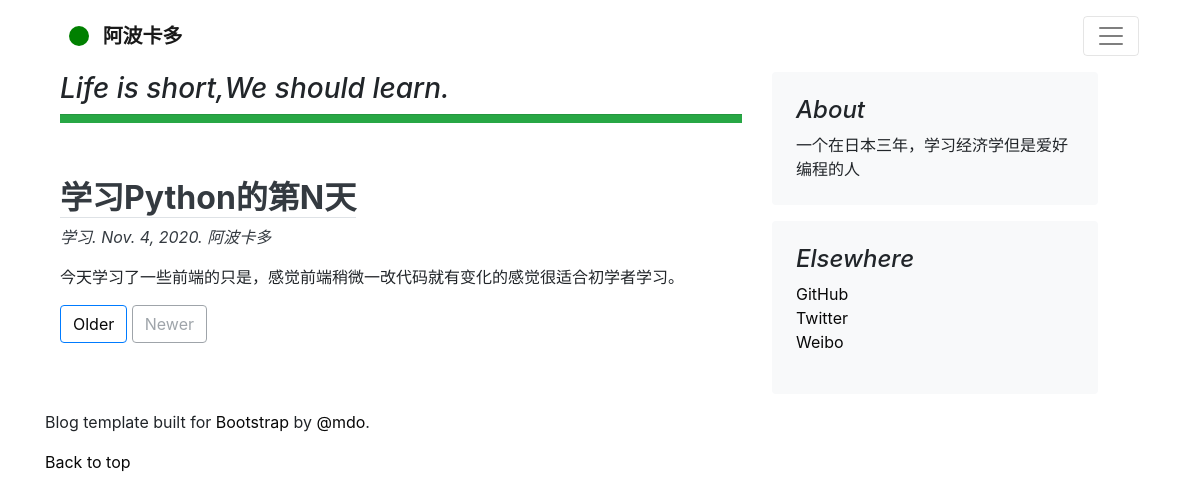
Page /posts/2/ on the committed database.
### blog/models.py (models this page shows, shortened)
class Post(models.Model):
    title = models.CharField(max_length=70)
    body = models.TextField()
    summary = models.TextField(max_length=200, blank=True)
    created_time = models.DateField(auto_now_add=True)
    modified_time = models.DateField(auto_now=True)
    category = models.ForeignKey(Category, on_delete=models.CASCADE)
    tag = models.ManyToManyField(Tag, blank=True)
    author = models.CharField(max_length=20, default='阿波卡多')
    objects = PostQuerySet.as_manager()
    class Meta:
        verbose_name_plural = "文章"

class Category(models.Model):
    name = models.CharField(max_length=100)
    class Meta:
        verbose_name_plural = "种类"
    def __str__(self):
        return self.name

### blog/views.py (the view)
# urls.py: path('posts/<int:pk>/', views.detail, name='detail'),
def detail(request, pk):
    post = get_object_or_404(Post, pk=pk)
    md = markdown.Markdown(extensions=[
        'markdown.extensions.extra',
        'markdown.extensions.toc',
        TocExtension(slugify=slugify),
    ])
    post.body = md.convert(post.body)
    m = re.search(r'<div class="toc">\s*<ul>(.*)</ul>\s*</div>', md.toc, re.S)
    post.toc = m.group(1) if m is not None else ''
    content = {
        "post": post
    }
    return render(request, 'blog/detail.html', content)

### templates/blog/detail.html (shortened to what this page needs)
{% extends 'Base.html' %}
{% block main %}
<main role="main" class="container">
  <div class="row">
    <div class="col-md-8 blog-main">
      <h3 class="pb-4 mb-4 font-italic ">
        Life is short,We should learn.
          <hr class="py-1 my-2 bg-success">
      </h3>
      <div class="blog-post">
        <h2 class="blog-post-title">
        <a href="#" class="text-dark text-decoration-none font-weight-bold border-bottom">{{ post.title }}</a>
        </h2>
        <p class="blog-post-meta ">
        <a href="#" class="text-dark font-italic">{{ post.category }}.</a>
        <a href="#" class="text-dark font-italic">{{ post.created_time }}.</a>
        <a href="#" class="text-dark font-italic">{{ post.author }}</a></p>
        <p class="blog-post-body">
         {{ post.body|safe }}
        </p>
      </div>
{% endblock main %}

### templates/Base.html (style rules this page uses)
a:link { color:#080808; }

### rows in the picture
Post: title "学习Python的第N天", category "学习", created_time "Nov. 4, 2020", author "阿波卡多", body "今天学习了一些前端的只是，感觉前端稍微一改代码就有变化的感觉很适合初学者学习。"
